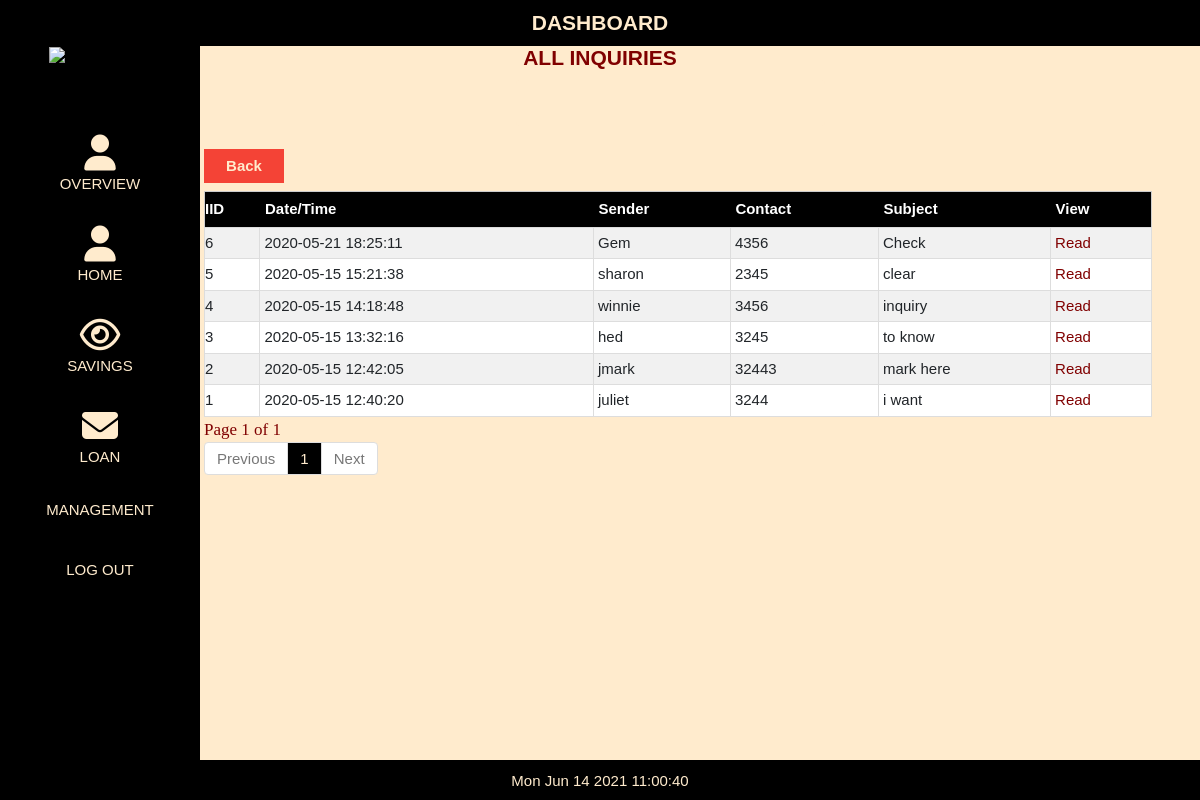
Page /admin/inquiry.php (signed in) on the committed database.
### tables this page shows
CREATE TABLE `inquirytb` (
  `inquiryId` int(20) NOT NULL,
  `dateComposed` datetime NOT NULL,
  `member` varchar(30) NOT NULL,
  `contact` varchar(20) NOT NULL,
  `subject` varchar(30) NOT NULL,
  `message` varchar(300) NOT NULL
);

### admin/inquiry.php (the view, shortened to what this page needs)
<!DOCTYPE html>
<html>
<link rel="stylesheet" type="text/css" href="css/style.css" />
<link href="bootsrap/css/bootstrap.css" rel="stylesheet"/>
<link rel="stylesheet" href="css/w3.css">
<link rel="stylesheet" href="../../cdnjs.cloudflare.com/ajax/libs/font-awesome/4.7.0/css/font-awesome.min.css">
<body>
<?php include('menu.php');?>
<?php include('db.php');?>
<h2 class="page-title">ALL INQUIRIES</h2>
<form method="POST">
<input class="searchbox" style=" width:auto;color:black; font-weight:lighter; font-family:Cambria, Cochin, Georgia, Times, 'Times New Roman', serif; font-size:25px; border: 0px solid #ccc; background-color:blanchedalmond; font-style:italic" readonly>
</form>
<button type="button" style="color:blanchedalmond; width:80px; font-weight:bold;background-color:#f44336" class="add-btn" onClick="location.href='member.php'" >Back</button>
<?php
$q=mysqli_query($con,"SELECT * FROM inquirytb ");
$rr=mysqli_num_rows($q);
if(!$rr)
{
echo "<h2 style='color:red; padding-left:230px'>No Inquiries Yet...</h2>";
}
else
{
?>
<table class="w3-table-all"  id="membertb" >
  <tr>
    <th >IID</th>
    <th>Date/Time</th>
    <th>Sender</th>
    <th>Contact</th>
    <th>Subject</th>
    <th>View</th>
  </tr>
<?php
if (isset($_GET['page_no']) && $_GET['page_no']!="") {
	$page_no = $_GET['page_no'];
	} else {
		$page_no = 1;
        }
	$total_records_per_page = 10;
  $offset = ($page_no-1) * $total_records_per_page;
	$previous_page = $page_no - 1;
	$next_page = $page_no + 1;
	$result_count = mysqli_query($con,"SELECT COUNT(*) As total_records FROM `inquirytb` ");
	$total_records = mysqli_fetch_array($result_count);
	$total_records = $total_records['total_records'];
  $total_no_of_pages = ceil($total_records / $total_records_per_page);
  $result = mysqli_query($con,"SELECT * FROM `inquirytb` ORDER BY dateComposed DESC LIMIT $offset, $total_records_per_page");
while($row=mysqli_fetch_assoc($result))
{
    $q1=mysqli_query($con,"SELECT * FROM inquirytb WHERE inquiryId='".$row['inquiryId']."' ");
    $r1=mysqli_fetch_assoc($q1);
echo "<Tr>";
echo "<td>".$r1['inquiryId']."</td>";
echo "<td>".$r1['dateComposed']."</td>";
echo "<td>".$r1['member']."</td>";
echo "<td>".$r1['contact']."</td>";
echo "<td>".$r1['subject']."</td>";
?>
<td><a href="view_inquiry.php?page=view_inquiry&inquiryId=<?php echo $row['inquiryId']; ?>" style='color:maroon'><span class='glyphicon glyphicon-edit'>Read</span></a></td>
<?php
}
		?>
</table>
<div>
<strong class="pageno">Page <?php echo $page_no." of ".$total_no_of_pages; ?></strong>
</div>
<ul class="pagination">
	<li <?php if($page_no <= 1){ echo "class='disabled'"; } ?>>
	<a <?php if($page_no > 1){ echo "href='?page_no=$previous_page'"; } ?>>Previous</a>
	</li>
    <?php
	if ($total_no_of_pages <= 10){
		for ($counter = 1; $counter <= $total_no_of_pages; $counter++){
			if ($counter == $page_no) {
		   echo "<li class='active'><a>$counter</a></li>";
				}else{
           echo "<li><a href='?page_no=$counter'>$counter</a></li>";
				}
        }
	}
?>
	<li <?php if($page_no >= $total_no_of_pages){ echo "class='disabled'"; } ?>>
	<a <?php if($page_no < $total_no_of_pages) { echo "href='?page_no=$next_page'"; } ?>>Next</a>
	</li>
</ul>
<?php }?>
</body>
</html>

### admin/css/style.css (style rules this page uses)
body { background-color: blanchedalmond; box-align: center; }
.searchbox { margin-top: 80px; margin-bottom: 15px; background-color: white; padding: 4px; float: center; overflow: hidden; border: 2px solid #ccc; border-radius: 4px; font-size: 16px; background-position: 10px 10px; background-repeat: no-repeat; width: 200px; max-width: 100%; margin-left: 43%; }
.page-title { display: block; text-align: center; font-size: 140%; color: blanchedalmond; width: 100%; color: maroon; position: fixed; font-weight: bold; padding-top: 35px; }
.add-btn { background-color: black; color: blanchedalmond; font-weight: bold; margin: 8px 0; border: none; cursor: pointer; padding: 6px; width: 8%; margin-left: 17%; }
.pageno { color: maroon; font-family: Cambria, Cochin, Georgia, Times, 'Times New Roman', serif; font-size: 17px; margin-left: 17%; font-weight: lighter; }
.pagination { display: inline-block; border-radius: 4px; padding-left: 17%; width: 79%; }
.pagination>li { display: inline; }
.pagination>li>a, .pagination>li>span { position: relative; float: left; padding: 5px 12px; margin-left: -1px; line-height: 1.42857143; color: #337ab7; text-decoration: none; background-color: #fff; border: 1px solid #ddd }
.pagination>li:first-child>a, .pagination>li:first-child>span { margin-left: 0; border-top-left-radius: 4px; border-bottom-left-radius: 4px }
.pagination>li:last-child>a, .pagination>li:last-child>span { border-top-right-radius: 4px; border-bottom-right-radius: 4px }
.pagination>.active>a, .pagination>.active>a:focus, .pagination>.active>a:hover, .pagination>.active>span, .pagination>.active>span:focus, .pagination>.active>span:hover { z-index: 3; color: blanchedalmond; cursor: default; background-color: black; }
.pagination>.disabled>a, .pagination>.disabled>a:focus, .pagination>.disabled>a:hover, .pagination>.disabled>span, .pagination>.disabled>span:focus, .pagination>.disabled>span:hover { color: #777; cursor: not-allowed; background-color: #fff; border-color: #ddd }

### admin/css/w3.css (style rules this page uses)
html { box-sizing: border-box }
*, *:before, *:after { box-sizing: inherit }
html { -ms-text-size-adjust: 100%; -webkit-text-size-adjust: 100% }
body { margin: 0 }
a { background-color: transparent; -webkit-text-decoration-skip: objects }
button, input, select, textarea { font: inherit; margin: 0 }
button, input { overflow: visible }
button, select { text-transform: none }
button, html [type=button], [type=reset], [type=submit] { -webkit-appearance: button }
html, body { font-family: Verdana, sans-serif; font-size: 15px; line-height: 1.5 }
html { overflow-x: hidden }
h2 { font-size: 30px }
h1, h2, h3, h4, h5, h6 { font-family: "Segoe UI", Arial, sans-serif; font-weight: 400; margin: 10px 0 }
a { color: inherit }
.w3-table, .w3-table-all { border-collapse: collapse; display: table; }
.w3-table-all { border: 1px solid #ccc; padding-left: 80%; margin-left: 17%; width: 79%; }
.w3-table-all th { padding-top: 6px; padding-bottom: 6px; text-align: left; background-color: black; color: white; padding-right: 5px; padding-left: 5px; }
.w3-table-all td { border: 1px solid #ddd; padding: 4px; }
.w3-bordered tr, .w3-table-all tr { border-bottom: 1px solid #ddd; padding-left: 5px; }
.w3-table-all tr:nth-child(odd) { background-color: #fff }
.w3-table-all tr:nth-child(even) { background-color: #f1f1f1 }
.w3-table td, .w3-table th, .w3-table-all td, .w3-table-all th { display: table-cell; text-align: left; margin-right: 90px; vertical-align: top }
.w3-table th:first-child, .w3-table td:first-child, .w3-table-all th:first-child, .w3-table-all td:first-child { padding-left: 0px }

### admin/inquiry.php (style rules this page uses)
body, h1,h2,h3,h4,h5,h6 { font-family: "Montserrat", sans-serif }

### admin/menu.php (style rules this page uses)
body, h1,h2,h3,h4,h5,h6 { font-family: "Montserrat", sans-serif }

### rows in the picture
inquirytb: inquiryId "6", dateComposed "2020-05-21 18:25:11", member "Gem", contact "4356", subject "Check"
inquirytb: inquiryId "5", dateComposed "2020-05-15 15:21:38", member "sharon", contact "2345", subject "clear"
inquirytb: inquiryId "4", dateComposed "2020-05-15 14:18:48", member "winnie", contact "3456", subject "inquiry"
inquirytb: inquiryId "3", dateComposed "2020-05-15 13:32:16", member "hed", contact "3245", subject "to know"
inquirytb: inquiryId "2", dateComposed "2020-05-15 12:42:05", member "jmark", contact "32443", subject "mark here"
inquirytb: inquiryId "1", dateComposed "2020-05-15 12:40:20", member "juliet", contact "3244", subject "i want"

### other values in the picture
$page_no "1"
$total_no_of_pages "1"
